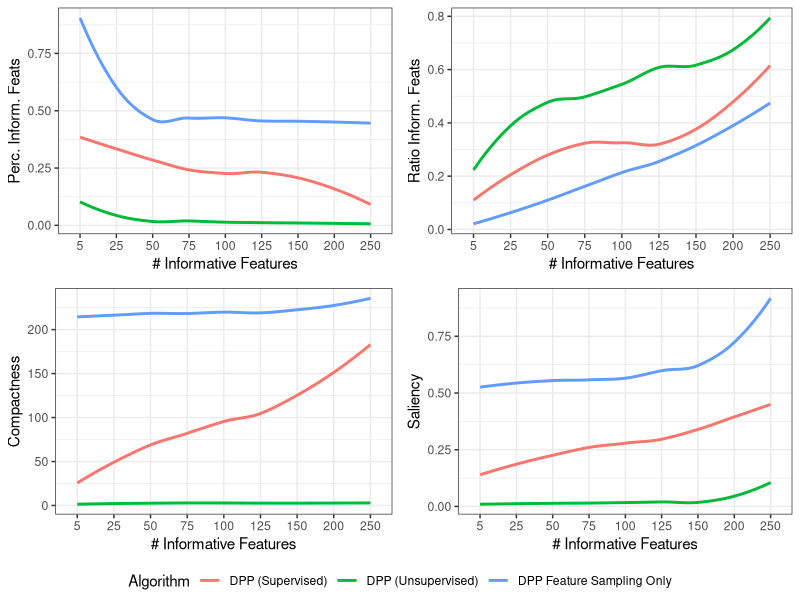
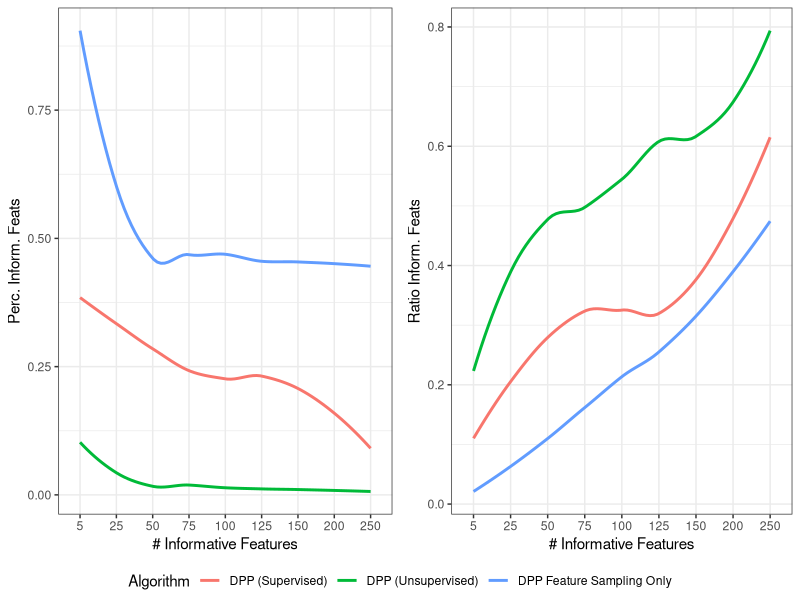

Reproduce these figures in R, in order.
# dofs metrics

library(tidyverse)
library(gridExtra)
library(grid)

dofs_metrics <- read_csv("dofs-metrics_20171028.csv")
dofs_metrics$ninfom <- factor(dofs_metrics$ninfom)
dofs_metrics <- dofs_metrics %>%
  mutate(compact_ratio = as.numeric(as.character(compact))/as.numeric(as.character(ninfom)))

grid_arrange_shared_legend <- function(..., ncol = length(list(...)), nrow = 1, position = c("bottom", "right")) {
  #' https://github.com/tidyverse/ggplot2/wiki/Share-a-legend-between-two-ggplot2-graphs
  plots <- list(...)
  position <- match.arg(position)
  g <- ggplotGrob(plots[[1]] + theme(legend.position = position))$grobs
  legend <- g[[which(sapply(g, function(x) x$name) == "guide-box")]]
  lheight <- sum(legend$height)
  lwidth <- sum(legend$width)
  gl <- lapply(plots, function(x) x + theme(legend.position="none"))
  gl <- c(gl, ncol = ncol, nrow = nrow)
  
  combined <- switch(position,
                     "bottom" = arrangeGrob(do.call(arrangeGrob, gl),
                                            legend,
                                            ncol = 1,
                                            heights = unit.c(unit(1, "npc") - lheight, lheight)),
                     "right" = arrangeGrob(do.call(arrangeGrob, gl),
                                           legend,
                                           ncol = 2,
                                           widths = unit.c(unit(1, "npc") - lwidth, lwidth)))
  
  grid.newpage()
  grid.draw(combined)
  
  # return gtable invisibly
  invisible(combined)
  
}

p1 <- ggplot(dofs_metrics, 
       aes(x=ninfom, 
           y=inform_perc, 
           group=Algorithm, 
           color=Algorithm))+
  geom_smooth(se=FALSE) +
  xlab("# Informative Features") +
  ylab("Perc. Inform. Feats") + 
  theme_bw()

p2 <- ggplot(dofs_metrics, 
       aes(x=ninfom, 
           y=ratio, 
           group=Algorithm, 
           color=Algorithm))+
  geom_smooth(se=FALSE) + 
  xlab("# Informative Features") +
  ylab("Ratio Inform. Feats") +
  theme_bw()

p3 <- ggplot(dofs_metrics, 
             aes(x=ninfom, 
                 y=compact, 
                 group=Algorithm, 
                 color=Algorithm))+
  geom_smooth(se=FALSE) +
  xlab("# Informative Features") + 
  ylab("Compactness") +
  theme_bw()


p4 <- ggplot(dofs_metrics, 
             aes(x=ninfom, 
                 y=saliency, 
                 group=Algorithm, 
                 color=Algorithm))+
  geom_smooth(se=FALSE) +
  xlab("# Informative Features") + 
  ylab("Saliency") +
  theme_bw()

grid_arrange_shared_legend(p1, p2, p3, p4, ncol = 2, nrow = 2)
grid_arrange_shared_legend(p1, p2, ncol = 2, nrow = 1)
